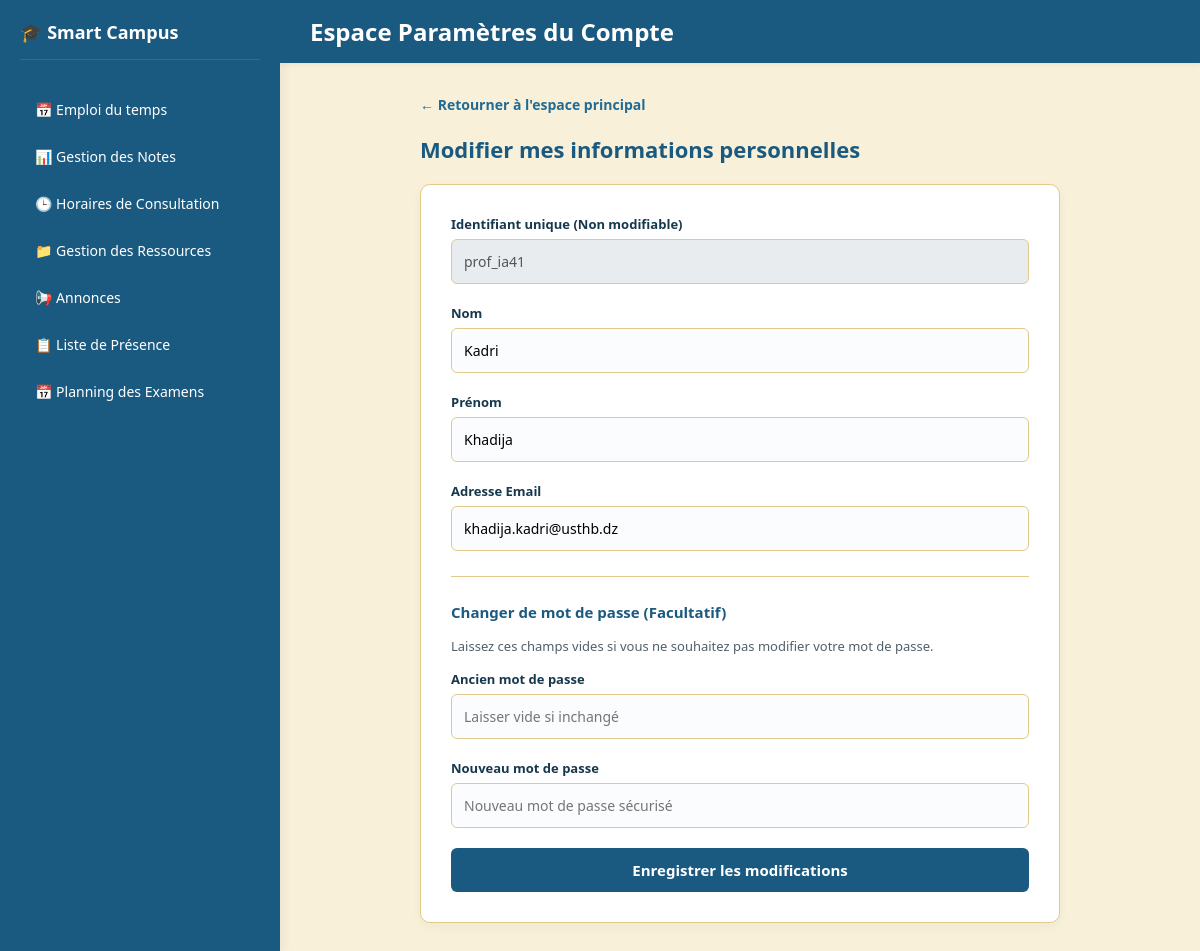
The page /modifier_infos.php (signed in) on the database its author committed.
### tables this page shows
CREATE TABLE `user` (
  `id_user` varchar(100) NOT NULL,
  `nom` varchar(50) NOT NULL,
  `prenom` varchar(50) NOT NULL,
  `email` varchar(100) NOT NULL,
  `mdP` varchar(255) NOT NULL,
  `role` enum('etudiant','prof','scolarite') NOT NULL
);

### modifier_infos.php (the view, shortened to what this page needs)
<?php
$host = 'localhost';
$db   = 'smart_campus';
$user = 'root';
$pass = '';
try {
    $pdo = new PDO("mysql:host=$host;dbname=$db;charset=utf8mb4", $user, $pass);
    $pdo->setAttribute(PDO::ATTR_ERRMODE, PDO::ERRMODE_EXCEPTION);
    $id_user = $_SESSION['id_user'];
    $role = strtolower($_SESSION['role'] ?? '');
    $stmt_get = $pdo->prepare("SELECT * FROM user WHERE id_user = ?");
    $stmt_get->execute([$id_user]);
    $current_user = $stmt_get->fetch(PDO::FETCH_ASSOC);
} catch (PDOException $e) {
    $error = "Erreur de base de données : " . $e->getMessage();
}
?>
<!DOCTYPE html>
<html lang="fr">
<head>
</head>
<body>
    <div class="sidebar">
        <div class="sidebar-top">
            <div class="logo-area">
                <span>🎓 Smart Campus</span>
            </div>
            <div class="menu">
                <?php if ($role === 'scolarite'): ?>
                    <?php if (!empty($_SESSION['is_super_admin'])): ?>
                        <a href="admin_principal_dashboard.php" class="menu-item">👥 Agents de scolarité</a>
                    <?php endif; ?>
                    <a href="gestion_profs.php" class="menu-item">👨‍🏫 Professeurs</a>
                    <a href="gestion_etudiants.php" class="menu-item">🎓 Étudiants</a>
                    <a href="gestion_sections.php" class="menu-item">🏢 Sections</a>
                    <a href="gestion_specialites.php" class="menu-item">📚 Spécialités & Départements</a>
                    <a href="gestion_examens.php" class="menu-item">📅 Plannings d'examens</a>
                    <div class="menu-dropdown">
                        <a href="javascript:void(0);" class="menu-item dropdown-toggle" onclick="toggleSubmenu()">
                            <span>📢 Notes, Absences & Annonces</span>
                            <span id="arrow" style="font-size: 11px;">▾</span>
                        </a>
                        <div class="submenu" id="submenuNotes" style="display: none;">
                            <a href="gestion_notes.php" class="submenu-item">📊 Notes & Moyennes</a>
                            <a href="gestion_absences.php" class="submenu-item">🚫 Absences</a>
                            <a href="gestion_annonces.php" class="submenu-item">📢 Annonces</a>
                        </div>
                    </div>
                <?php elseif ($role === 'prof' || $role === 'professeur' || $role === 'enseignant'): ?>
                    <a href="prof_dashboard.php" class="menu-item">📅 Emploi du temps</a>
                    <a href="prof_gestion_notes.php" class="menu-item">📊 Gestion des Notes</a>
                    <a href="prof_horaires_consultation.php" class="menu-item">🕒 Horaires de Consultation</a>
                    <a href="prof_ressources_pedagogiques.php" class="menu-item">📁 Gestion des Ressources</a>
                    <a href="prof_annonces.php" class="menu-item">📢 Annonces</a>
                    <a href="prof_presence.php" class="menu-item">📋 Liste de Présence</a>
                    <a href="prof_planning_examens.php" class="menu-item">📅 Planning des Examens</a>
                <?php endif; ?>
            </div>
        </div>
    </div>
    <div class="main-content">
        <div class="top-navbar">
            <h2>Espace Paramètres du Compte</h2>
        </div>
        <div class="content-body">
            <?php
                $back_page = 'login.php';
                if ($role === 'scolarite') {
                    $back_page = 'gestion_etudiants.php';
                } elseif ($role === 'prof' || $role === 'professeur' || $role === 'enseignant') {
                    $back_page = 'prof_dashboard.php';
                } elseif ($role === 'etudiant') {
                    $back_page = 'etudiant_dashboard.php';
                }
            ?>
            <a href="<?php echo $back_page; ?>" class="back-link">← Retourner à l'espace principal</a>
            <h3 class="section-title">Modifier mes informations personnelles</h3>
            <div class="card">
                <form action="modifier_infos.php" method="POST">
                    <div class="form-group">
                        <label for="id_user">Identifiant unique (Non modifiable)</label>
                        <input type="text" id="id_user" value="<?php echo htmlspecialchars($current_user['id_user'] ?? ''); ?>" disabled style="background-color: #e9ecef; cursor: not-allowed;">
                    </div>
                    <div class="form-group">
                        <label for="nom">Nom</label>
                        <input type="text" id="nom" name="nom" value="<?php echo htmlspecialchars($current_user['nom'] ?? ''); ?>" required>
                    </div>
                    <div class="form-group">
                        <label for="prenom">Prénom</label>
                        <input type="text" id="prenom" name="prenom" value="<?php echo htmlspecialchars($current_user['prenom'] ?? ''); ?>" required>
                    </div>
                    <div class="form-group">
                        <label for="email">Adresse Email</label>
                        <input type="email" id="email" name="email" value="<?php echo htmlspecialchars($current_user['email'] ?? ''); ?>" required>
                    </div>
                    <hr style="border: 0; border-top: 1px solid var(--border); margin: 25px 0;">
                    <h4 style="color: var(--header); margin-bottom: 15px; font-size: 15px;">Changer de mot de passe (Facultatif)</h4>
                    <p style="font-size: 13px; color: var(--text-muted); margin-bottom: 15px;">Laissez ces champs vides si vous ne souhaitez pas modifier votre mot de passe.</p>
                    <div class="form-group">
                        <label for="ancien_mdp">Ancien mot de passe</label>
                        <input type="password" id="ancien_mdp" name="ancien_mdp" placeholder="Laisser vide si inchangé">
                    </div>
                    <div class="form-group">
                        <label for="nouveau_mdp">Nouveau mot de passe</label>
                        <input type="password" id="nouveau_mdp" name="nouveau_mdp" placeholder="Nouveau mot de passe sécurisé">
                    </div>
                    <button type="submit" name="modifier_profil" class="btn-submit">Enregistrer les modifications</button>
                </form>
            </div>
        </div>
    </div>
</body>
</html>

### modifier_infos.php (style rules this page uses)
:root { --header: #1B5A80; --menu: #226B94; --on-blue: #FFFFFF; --accent: #F0B955; --on-accent: #2A1D00; --bg: #F8F0D8; --card: #FFFFFF; --border: #E0C98A; --text: #16384D; --text-muted: #51606A; --error: #A8162A; --on-error: #FFFFFF; --success: #2e7d32; }
* { box-sizing: border-box; margin: 0; padding: 0; font-family: 'Segoe UI', Tahoma, Geneva, Verdana, sans-serif; }
body { background-color: var(--bg); color: var(--text); display: flex; height: 100vh; overflow: hidden; }
.sidebar { width: 280px; background-color: var(--header); display: flex; flex-direction: column; justify-content: space-between; padding: 20px; box-shadow: 4px 0 10px rgba(0,0,0,0.05); }
.sidebar-top .logo-area { display: flex; align-items: center; gap: 12px; color: var(--on-blue); font-size: 18px; font-weight: bold; margin-bottom: 30px; padding-bottom: 15px; border-bottom: 1px solid rgba(255,255,255,0.1); }
.menu { display: flex; flex-direction: column; gap: 8px; }
.menu-item { background-color: transparent; color: var(--on-blue); padding: 10px 15px; border-radius: 8px; text-decoration: none; font-size: 14px; font-weight: 500; transition: background 0.2s; display: flex; align-items: center; gap: 10px; }
.main-content { flex: 1; display: flex; flex-direction: column; overflow-y: auto; }
.top-navbar { background-color: var(--header); color: var(--on-blue); padding: 15px 30px; display: flex; justify-content: space-between; align-items: center; box-shadow: 0 2px 5px rgba(0,0,0,0.05); }
.content-body { padding: 30px; max-width: 700px; margin: 0 auto; width: 100%; }
.section-title { color: var(--header); font-size: 22px; margin-bottom: 20px; font-weight: 700; }
.card { background-color: var(--card); border: 1px solid var(--border); border-radius: 10px; padding: 30px; box-shadow: 0 4px 12px rgba(27,90,128,0.04); }
.form-group { margin-bottom: 20px; }
.form-group label { display: block; font-size: 13px; font-weight: 600; margin-bottom: 6px; color: var(--text); }
.form-group input { width: 100%; padding: 12px; border: 1px solid var(--border); border-radius: 6px; font-size: 14px; background-color: #FAFCFE; }
.btn-submit { background-color: var(--header); color: var(--on-blue); border: none; padding: 12px 20px; border-radius: 6px; font-size: 15px; font-weight: 600; cursor: pointer; transition: background 0.2s; width: 100%; }
.back-link { display: inline-block; margin-bottom: 20px; color: var(--menu); text-decoration: none; font-weight: 600; font-size: 14px; }

### rows shown on the page
user: id_user "prof_ia41", nom "Kadri", prenom "Khadija", email "khadija.kadri@usthb.dz"
